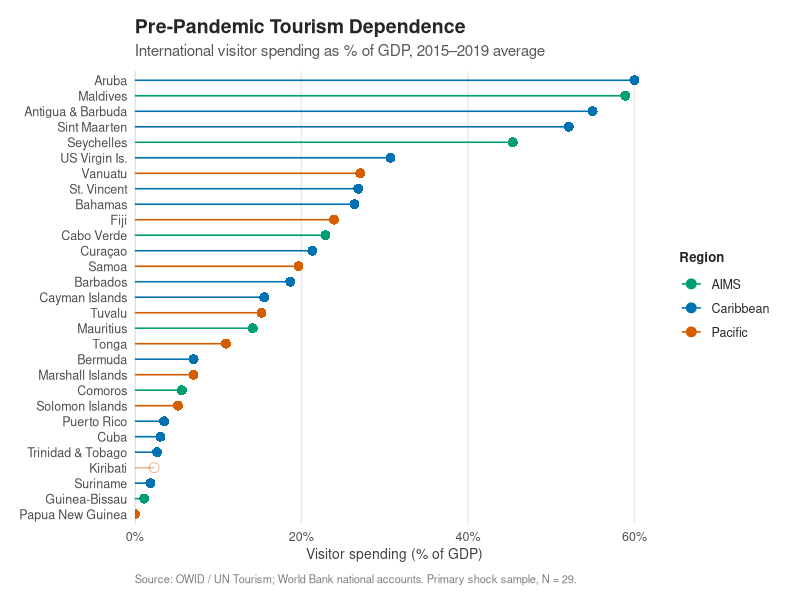
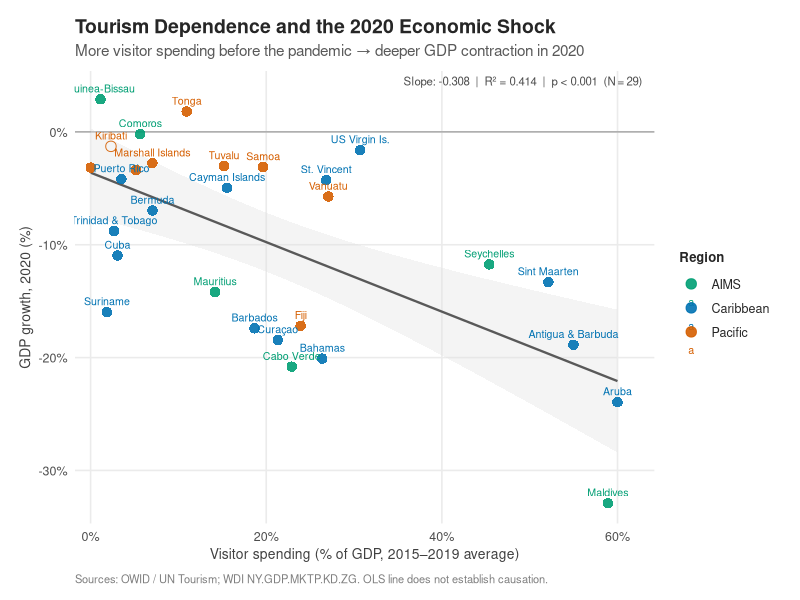
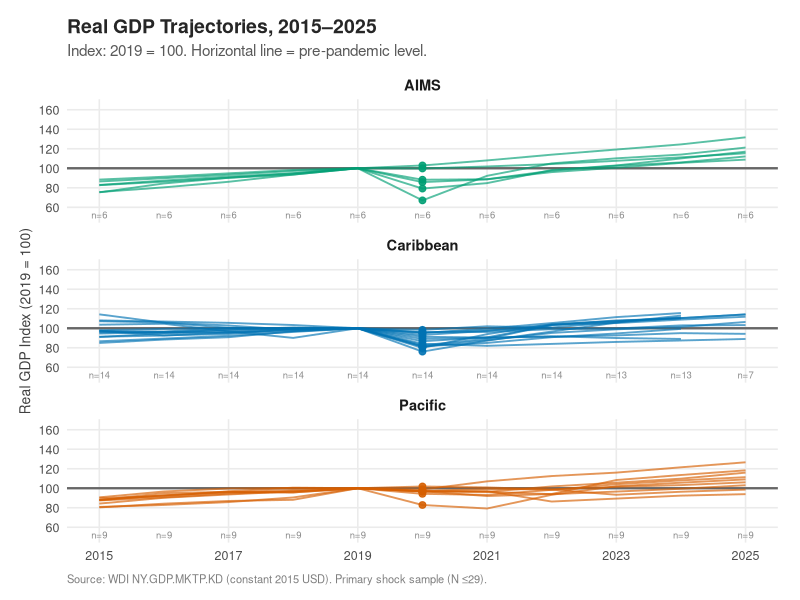

Recreate these plots in R, in order.
## ---- chunk 1
#| include: false
library(here)
library(readr)
library(dplyr)
library(ggplot2)
library(scales)

pal <- c("Caribbean" = "#0072B2", "Pacific" = "#D55E00", "AIMS" = "#009E73")

bl   <- read_csv(here("data","processed","baseline_shock_recovery.csv"), show_col_types = FALSE)
mres <- read_csv(here("output","tables","shock_model_results.csv"),        show_col_types = FALSE)
rsum <- read_csv(here("output","tables","recovery_summary.csv"),           show_col_types = FALSE)
ridx <- read_csv(here("data","processed","recovery_index.csv"),            show_col_types = FALSE)

short_lbl <- c(
  ATG = "Antigua & Barbuda", ABW = "Aruba",           BHS = "Bahamas",
  BMU = "Bermuda",           BRB = "Barbados",         COM = "Comoros",
  CPV = "Cabo Verde",        CUB = "Cuba",             CUW = "Curaçao",
  CYM = "Cayman Islands",    DMA = "Dominica",         DOM = "Dominican Republic",
  FJI = "Fiji",              GNB = "Guinea-Bissau",    GRD = "Grenada",
  HTI = "Haiti",             KIR = "Kiribati",         KNA = "St. Kitts & Nevis",
  LCA = "St. Lucia",         MDV = "Maldives",         MHL = "Marshall Islands",
  MUS = "Mauritius",         NRU = "Nauru",            PLW = "Palau",
  PNG = "Papua New Guinea",  PRI = "Puerto Rico",      SLB = "Solomon Islands",
  SGP = "Singapore",         STP = "São Tomé & P.",    SUR = "Suriname",
  SXM = "Sint Maarten",      SYC = "Seychelles",       TLS = "Timor-Leste",
  TON = "Tonga",             TTO = "Trinidad & Tobago", TUV = "Tuvalu",
  VCT = "St. Vincent",       VIR = "US Virgin Is.",    VUT = "Vanuatu",
  WSM = "Samoa"
)

base_theme <- theme_minimal(base_size = 12) +
  theme(
    text             = element_text(family = "sans", color = "grey15"),
    plot.title       = element_text(face = "bold", size = 14, margin = margin(b = 4)),
    plot.subtitle    = element_text(size = 11, color = "grey35", margin = margin(b = 8)),
    plot.caption     = element_text(size = 8, color = "grey50", hjust = 0, margin = margin(t = 8)),
    axis.title       = element_text(size = 10, color = "grey25"),
    axis.text        = element_text(size = 9,  color = "grey30"),
    panel.grid.major = element_line(color = "grey92"),
    panel.grid.minor = element_blank(),
    legend.title     = element_text(size = 9.5, face = "bold"),
    legend.text      = element_text(size = 9),
    plot.margin      = margin(14, 16, 10, 14)
  )
theme_set(base_theme)

fmt_p <- function(p) {
  if (is.na(p)) return("NA")
  if (p < 0.001) "< 0.001" else formatC(p, digits = 3, format = "f")
}

# ── Sample sizes ─────────────────────────────────────────────────────────────
n_primary   <- sum(bl$in_primary_shock_sample, na.rm = TRUE)
n_candidate <- 58L

# ── Tourism dependence descriptives ──────────────────────────────────────────
primary_data <- bl |> filter(in_primary_shock_sample, !is.na(vspend_mean_1519))
exposure_ranked <- primary_data |> arrange(desc(vspend_mean_1519))
top1_name <- coalesce(short_lbl[exposure_ranked$iso3[1]], exposure_ranked$iso3[1])
top1_pct  <- round(exposure_ranked$vspend_mean_1519[1])
top2_name <- coalesce(short_lbl[exposure_ranked$iso3[2]], exposure_ranked$iso3[2])
top2_pct  <- round(exposure_ranked$vspend_mean_1519[2])

# ── Shock model results ───────────────────────────────────────────────────────
m1 <- mres |> filter(Model == 1)
m2 <- mres |> filter(Model == 2)
m3 <- mres |> filter(Model == 3)
m4 <- mres |> filter(Model == 4)
m5 <- mres |> filter(Model == 5)

# Maldives sensitivity (direct computation)
shock_no_mdv <- bl |>
  filter(in_primary_shock_sample, iso3 != "MDV",
         !is.na(vspend_mean_1519), !is.na(gdp_growth_pct_2020))
fit_no_mdv  <- lm(gdp_growth_pct_2020 ~ vspend_mean_1519, data = shock_no_mdv)
no_mdv_r2   <- summary(fit_no_mdv)$r.squared
no_mdv_p    <- summary(fit_no_mdv)$coefficients[2, 4]

mdv_exposure <- bl |> filter(iso3 == "MDV") |> pull(vspend_mean_1519)
mdv_shock    <- bl |> filter(iso3 == "MDV") |> pull(gdp_growth_pct_2020)

# ── Recovery statistics (2024 as primary comparison year) ─────────────────────
pcap_data <- bl |>
  filter(in_primary_shock_sample) |>
  transmute(iso3, gdppc_idx_2024 = gdppc_real_const2015usd_2024 / gdppc_real_const2015usd_2019 * 100)

recovery_stats <- rsum |>
  left_join(pcap_data, by = "iso3") |>
  mutate(
    agg_rec24  = !is.na(gdp_idx_2024)   & gdp_idx_2024 >= 100,
    pcap_rec24 = !is.na(gdppc_idx_2024) & gdppc_idx_2024 >= 100
  )

n_agg24     <- sum(!is.na(recovery_stats$gdp_idx_2024))
agg_count24 <- sum(recovery_stats$agg_rec24, na.rm = TRUE)
n_pcap24    <- sum(!is.na(recovery_stats$gdppc_idx_2024))
pcap_count24 <- sum(recovery_stats$pcap_rec24, na.rm = TRUE)

# Country lists for recovery gaps
agg_only_names <- recovery_stats |>
  filter(agg_rec24, !pcap_rec24) |>
  pull(iso3) |> (\(x) paste(coalesce(short_lbl[x], x), collapse = ", "))()

pcap_only_names <- recovery_stats |>
  filter(!agg_rec24, pcap_rec24) |>
  pull(iso3) |> (\(x) paste(coalesce(short_lbl[x], x), collapse = ", "))()

not_recovered <- recovery_stats |>
  filter(!is.na(gdp_idx_2024), !agg_rec24) |>
  arrange(gdp_idx_2024)
not_recovered_n     <- nrow(not_recovered)
not_recovered_names <- not_recovered |> pull(iso3) |>
  (\(x) paste(coalesce(short_lbl[x], x), collapse = ", "))()

# ── Recovery vs. dependence (2024) ────────────────────────────────────────────
r24_data <- ridx |> filter(year == 2024, !is.na(gdp_index), !is.na(vspend_mean_1519))
recovery_cor  <- cor.test(r24_data$vspend_mean_1519, r24_data$gdp_index)
recovery_r    <- unname(recovery_cor$estimate)
recovery_p    <- recovery_cor$p.value
recovery_n    <- nrow(r24_data)
## ---- chunk 2
#| fig-cap: "International visitor spending as a share of GDP, 2015–2019 average. Each bar is one economy in the primary shock sample (N = 29). Open circle indicates Kiribati, which has only one year of pre-pandemic data."
#| fig-width: 8.5
#| fig-height: 7.5
plot_data <- bl |>
  filter(in_primary_shock_sample) |>
  mutate(
    label_disp = coalesce(short_lbl[iso3], iso3),
    thin = vspend_n_1519 == 1
  ) |>
  arrange(vspend_mean_1519) |>
  mutate(label_disp = factor(label_disp, levels = label_disp))

ggplot(plot_data, aes(x = vspend_mean_1519, y = label_disp, color = sids_region, alpha = thin)) +
  geom_vline(xintercept = 0, color = "grey80", linewidth = 0.4) +
  geom_segment(aes(x = 0, xend = vspend_mean_1519, yend = label_disp), linewidth = 0.55) +
  geom_point(size = 3, aes(shape = thin)) +
  scale_color_manual(values = pal, name = "Region") +
  scale_alpha_manual(values = c("FALSE" = 1, "TRUE" = 0.45), guide = "none") +
  scale_shape_manual(values = c("FALSE" = 16, "TRUE" = 1), guide = "none") +
  scale_x_continuous(labels = label_number(suffix = "%"), expand = expansion(mult = c(0, 0.04))) +
  labs(
    title    = "Pre-Pandemic Tourism Dependence",
    subtitle = "International visitor spending as % of GDP, 2015\u20132019 average",
    x = "Visitor spending (% of GDP)", y = NULL,
    caption  = "Source: OWID / UN Tourism; World Bank national accounts. Primary shock sample, N = 29."
  ) +
  theme(
    axis.text.y        = element_text(size = 9),
    panel.grid.major.y = element_blank(),
    panel.grid.major.x = element_line(color = "grey92")
  )
## ---- chunk 3
#| fig-cap: "Pre-pandemic visitor spending (2015–2019 average) versus 2020 real GDP growth. The OLS line describes the cross-sectional association across the 29-economy sample. It is exploratory; it does not establish causation. Open circle: Kiribati. Sources: OWID / UN Tourism; WDI NY.GDP.MKTP.KD.ZG."
#| fig-width: 9
#| fig-height: 6.5
ann_text <- paste0(
  "Slope: ", round(m1$Slope, 3), "  |  ",
  "R\u00b2 = ", round(m1$R2, 3), "  |  ",
  "p ", fmt_p(m1$p_raw),
  "  (N\u202f=\u202f", m1$N, ")"
)

shock_data <- bl |>
  filter(in_primary_shock_sample) |>
  mutate(label_disp = coalesce(short_lbl[iso3], iso3), thin = vspend_n_1519 == 1)

ggplot(shock_data, aes(x = vspend_mean_1519, y = gdp_growth_pct_2020, color = sids_region)) +
  geom_hline(yintercept = 0, color = "grey65", linewidth = 0.5) +
  geom_smooth(method = "lm", formula = y ~ x, se = TRUE,
              color = "grey35", fill = "grey88", linewidth = 0.8, alpha = 0.35,
              show.legend = FALSE) +
  geom_point(aes(shape = thin), size = 3.2, alpha = 0.9) +
  geom_text(aes(label = label_disp), size = 2.7, vjust = -0.85, check_overlap = TRUE) +
  scale_color_manual(values = pal, name = "Region") +
  scale_shape_manual(values = c("FALSE" = 16, "TRUE" = 1), guide = "none") +
  scale_x_continuous(labels = label_number(suffix = "%"), expand = expansion(mult = c(0.03, 0.07))) +
  scale_y_continuous(labels = label_number(suffix = "%"), expand = expansion(mult = c(0.05, 0.07))) +
  annotate("text", x = Inf, y = Inf, label = ann_text,
           hjust = 1.05, vjust = 1.6, size = 2.9, color = "grey30") +
  labs(
    title    = "Tourism Dependence and the 2020 Economic Shock",
    subtitle = "More visitor spending before the pandemic \u2192 deeper GDP contraction in 2020",
    x = "Visitor spending (% of GDP, 2015\u20132019 average)",
    y = "GDP growth, 2020 (%)",
    caption  = "Sources: OWID / UN Tourism; WDI NY.GDP.MKTP.KD.ZG. OLS line does not establish causation."
  )
## ---- chunk 4
#| fig-cap: "Real GDP trajectories, 2015–2025. Index: 2019 = 100. Each line is one economy in the primary shock sample, coloured by region. Numbers at the bottom of each panel show how many economies have data in that year. Source: WDI NY.GDP.MKTP.KD (constant 2015 USD). 2025 figures are preliminary for a subset of economies."
#| fig-width: 9.5
#| fig-height: 9
annual_n <- ridx |>
  filter(!is.na(gdp_index)) |>
  group_by(sids_region, year) |>
  summarise(n = n_distinct(iso3), .groups = "drop")

ggplot(ridx |> filter(!is.na(gdp_index)), aes(x = year, y = gdp_index, group = iso3)) +
  geom_hline(yintercept = 100, color = "grey40", linewidth = 0.8) +
  geom_line(aes(color = sids_region), alpha = 0.65, linewidth = 0.65) +
  geom_point(data = ridx |> filter(year == 2020, !is.na(gdp_index)),
             aes(color = sids_region), size = 2, alpha = 0.9) +
  geom_text(data = annual_n, inherit.aes = FALSE,
            aes(x = year, y = 52, label = paste0("n=", n)),
            size = 2.4, color = "grey55", hjust = 0.5) +
  facet_wrap(~sids_region, ncol = 1, scales = "fixed") +
  scale_color_manual(values = pal, name = "Region") +
  scale_x_continuous(breaks = c(2015, 2017, 2019, 2021, 2023, 2025)) +
  scale_y_continuous(limits = c(50, 165), breaks = seq(60, 160, by = 20)) +
  labs(
    title    = "Real GDP Trajectories, 2015\u20132025",
    subtitle = "Index: 2019 = 100. Horizontal line = pre-pandemic level.",
    x = NULL, y = "Real GDP Index (2019 = 100)",
    caption  = "Source: WDI NY.GDP.MKTP.KD (constant 2015 USD). Primary shock sample (N \u226429)."
  ) +
  theme(legend.position = "none", strip.text = element_text(face = "bold", size = 10.5))
